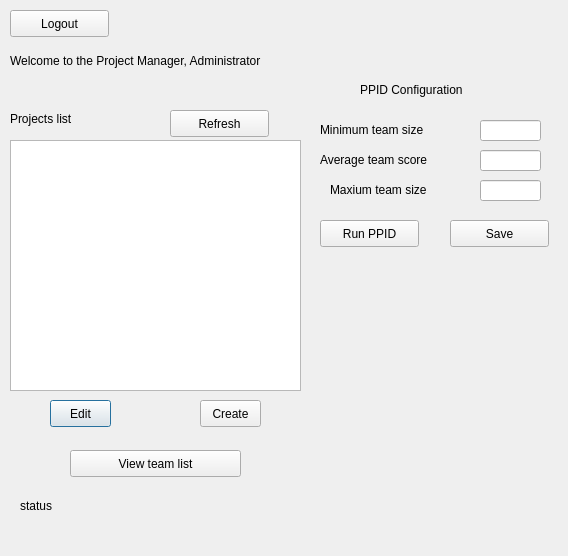
<?xml version="1.0" encoding="UTF-8"?>
<ui version="4.0">
 <class>ProjectManage</class>
 <widget class="QDialog" name="ProjectManage">
  <property name="geometry">
   <rect>
    <x>0</x>
    <y>0</y>
    <width>568</width>
    <height>556</height>
   </rect>
  </property>
  <property name="windowTitle">
   <string>Dialog</string>
  </property>
  <widget class="QLabel" name="label">
   <property name="geometry">
    <rect>
     <x>10</x>
     <y>40</y>
     <width>381</width>
     <height>41</height>
    </rect>
   </property>
   <property name="text">
    <string>Welcome to the Project Manager, Administrator</string>
   </property>
  </widget>
  <widget class="QLabel" name="label_status">
   <property name="geometry">
    <rect>
     <x>20</x>
     <y>490</y>
     <width>101</width>
     <height>31</height>
    </rect>
   </property>
   <property name="text">
    <string>status</string>
   </property>
  </widget>
  <widget class="QLabel" name="label_2">
   <property name="geometry">
    <rect>
     <x>10</x>
     <y>110</y>
     <width>101</width>
     <height>17</height>
    </rect>
   </property>
   <property name="text">
    <string>Projects list</string>
   </property>
  </widget>
  <widget class="QPushButton" name="Edit">
   <property name="geometry">
    <rect>
     <x>50</x>
     <y>400</y>
     <width>61</width>
     <height>27</height>
    </rect>
   </property>
   <property name="text">
    <string>Edit</string>
   </property>
  </widget>
  <widget class="QPushButton" name="Create">
   <property name="geometry">
    <rect>
     <x>200</x>
     <y>400</y>
     <width>61</width>
     <height>27</height>
    </rect>
   </property>
   <property name="text">
    <string>Create</string>
   </property>
  </widget>
  <widget class="QLabel" name="label_3">
   <property name="geometry">
    <rect>
     <x>360</x>
     <y>80</y>
     <width>151</width>
     <height>20</height>
    </rect>
   </property>
   <property name="text">
    <string>PPID Configuration</string>
   </property>
  </widget>
  <widget class="QLabel" name="label_4">
   <property name="geometry">
    <rect>
     <x>320</x>
     <y>120</y>
     <width>141</width>
     <height>20</height>
    </rect>
   </property>
   <property name="text">
    <string>Minimum team size</string>
   </property>
  </widget>
  <widget class="QLabel" name="label_5">
   <property name="geometry">
    <rect>
     <x>320</x>
     <y>150</y>
     <width>141</width>
     <height>20</height>
    </rect>
   </property>
   <property name="text">
    <string>Average team score</string>
   </property>
  </widget>
  <widget class="QLineEdit" name="teamsize">
   <property name="geometry">
    <rect>
     <x>480</x>
     <y>120</y>
     <width>61</width>
     <height>21</height>
    </rect>
   </property>
  </widget>
  <widget class="QLineEdit" name="teamscore">
   <property name="geometry">
    <rect>
     <x>480</x>
     <y>150</y>
     <width>61</width>
     <height>21</height>
    </rect>
   </property>
  </widget>
  <widget class="QPushButton" name="pushButton_4">
   <property name="geometry">
    <rect>
     <x>320</x>
     <y>220</y>
     <width>99</width>
     <height>27</height>
    </rect>
   </property>
   <property name="text">
    <string>Run PPID</string>
   </property>
  </widget>
  <widget class="QPushButton" name="pushButton_5">
   <property name="geometry">
    <rect>
     <x>70</x>
     <y>450</y>
     <width>171</width>
     <height>27</height>
    </rect>
   </property>
   <property name="text">
    <string>View team list</string>
   </property>
  </widget>
  <widget class="QListView" name="ProjList">
   <property name="geometry">
    <rect>
     <x>10</x>
     <y>140</y>
     <width>291</width>
     <height>251</height>
    </rect>
   </property>
  </widget>
  <widget class="QPushButton" name="back">
   <property name="geometry">
    <rect>
     <x>10</x>
     <y>10</y>
     <width>99</width>
     <height>27</height>
    </rect>
   </property>
   <property name="text">
    <string>Logout</string>
   </property>
  </widget>
  <widget class="QPushButton" name="Save">
   <property name="geometry">
    <rect>
     <x>450</x>
     <y>220</y>
     <width>99</width>
     <height>27</height>
    </rect>
   </property>
   <property name="text">
    <string>Save</string>
   </property>
  </widget>
  <widget class="QPushButton" name="pushButton">
   <property name="geometry">
    <rect>
     <x>170</x>
     <y>110</y>
     <width>99</width>
     <height>27</height>
    </rect>
   </property>
   <property name="text">
    <string>Refresh</string>
   </property>
  </widget>
  <widget class="QLabel" name="label_6">
   <property name="geometry">
    <rect>
     <x>330</x>
     <y>180</y>
     <width>141</width>
     <height>20</height>
    </rect>
   </property>
   <property name="text">
    <string>Maxium team size</string>
   </property>
  </widget>
  <widget class="QLineEdit" name="maxSize">
   <property name="geometry">
    <rect>
     <x>480</x>
     <y>180</y>
     <width>61</width>
     <height>21</height>
    </rect>
   </property>
  </widget>
 </widget>
 <resources/>
 <connections/>
</ui>
